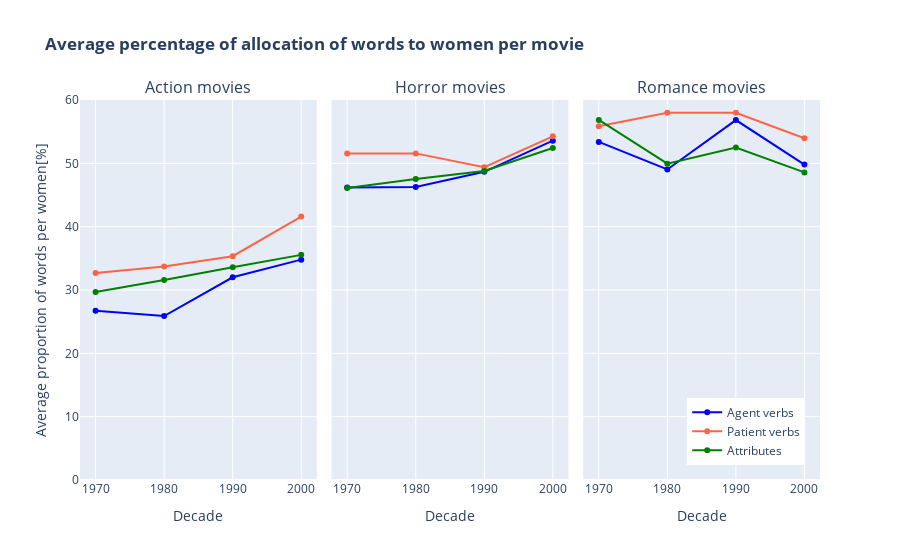

The notebook cell this image was saved under:
### Markdown cell above
We can notice that for action movies, the upper limit of the confidence interval for the number of words for female characters is never superior to the arithmetic mean of male characters. Once again, we can see that Romance movies gives the most equal results.

### Code cell
action_grp = action_la.groupby(['decade']) 
horror_grp = horror_la.groupby(['decade']) 
romance_grp = romance_la.groupby(['decade']) 


# Initialize figure
fig = make_subplots(rows=1, cols=3, shared_xaxes = True, shared_yaxes = True, subplot_titles = ["Action movies", "Horror movies", "Romance movies"], horizontal_spacing = 0.02,)

fig.update_xaxes(title_text="Decade", row=1, col=1)
fig.update_xaxes(title_text="Decade", row=1, col=2)
fig.update_xaxes(title_text="Decade", row=1, col=3)

fig.update_yaxes(range=[0,60])

fig.add_trace(
    go.Scatter(name="Agent verbs", x = decades, y = action_grp.apply(lambda x : (100 * (x['agent_woman']/x['nb_women'])/(x['agent_man']/x['nb_men'] + x['agent_woman']/x['nb_women'])).mean()),
                line=dict(width=2, color='blue'), marker=dict(color='blue')), row = 1, col = 1   
)

fig.add_trace(
    go.Scatter(name="Agent verbs", x = decades, y = horror_grp.apply(lambda x : (100 * (x['agent_woman']/x['nb_women'])/(x['agent_man']/x['nb_men'] + x['agent_woman']/x['nb_women'])).mean()),
                showlegend=False, line=dict(width=2, color='blue'), marker=dict(color='blue')), row = 1, col = 2 
)

fig.add_trace(
    go.Scatter(name="Agent verbs", x = decades, y = romance_grp.apply(lambda x : (100 * (x['agent_woman']/x['nb_women'])/(x['agent_man']/x['nb_men'] + x['agent_woman']/x['nb_women'])).mean()),
                showlegend=False, line=dict(width=2, color='blue'), marker=dict(color='blue')), row = 1, col = 3
)

fig.add_trace(
    go.Scatter(name="Patient verbs", x = decades, y = action_grp.apply(lambda x : (100 * (x['patient_woman']/x['nb_women'])/(x['patient_man']/x['nb_men'] + x['patient_woman']/x['nb_women'])).mean()),
                line=dict(width=2, color='tomato'), marker=dict(color='tomato')), row = 1, col = 1
)

fig.add_trace(
    go.Scatter(name="Patient verbs", x = decades, y = horror_grp.apply(lambda x : (100 * (x['patient_woman']/x['nb_women'])/(x['patient_man']/x['nb_men'] + x['patient_woman']/x['nb_women'])).mean()),
                showlegend=False, line=dict(width=2, color='tomato'), marker=dict(color='tomato')), row = 1, col = 2
)

fig.add_trace(
    go.Scatter(name="Patient verbs", x = decades, y = romance_grp.apply(lambda x : (100 * (x['patient_woman']/x['nb_women'])/(x['patient_man']/x['nb_men'] + x['patient_woman']/x['nb_women'])).mean()),
                showlegend=False, line=dict(width=2, color='tomato'), marker=dict(color='tomato')), row = 1, col = 3
)

fig.add_trace(
    go.Scatter(name="Attributes", x = decades, y = action_grp.apply(lambda x : (100 * (x['attributes_woman']/x['nb_women'])/(x['attributes_man']/x['nb_men'] + x['attributes_woman']/x['nb_women'])).mean()),
                line=dict(width=2, color='green'), marker=dict(color='green')), row = 1, col = 1
)

fig.add_trace(
    go.Scatter(name="Attributes", x = decades, y = horror_grp.apply(lambda x : (100 * (x['attributes_woman']/x['nb_women'])/(x['attributes_man']/x['nb_men'] + x['attributes_woman']/x['nb_women'])).mean()),
                showlegend=False, line=dict(width=2, color='green'), marker=dict(color='green')), row = 1, col = 2
)

fig.add_trace(
    go.Scatter(name="Attributes", x = decades, y = romance_grp.apply(lambda x : (100 * (x['attributes_woman']/x['nb_women'])/(x['attributes_man']/x['nb_men'] + x['attributes_woman']/x['nb_women'])).mean()),
                showlegend=False, line=dict(width=2, color='green'), marker=dict(color='green')), row = 1, col = 3
)


# Add dropdown list
fig.update_layout(
    yaxis_title = "Average proportion of words per women[%]",
    xaxis_title = "Decade",
    title_text = "<b>Average percentage of allocation of words to women per movie",

    legend=dict( 
        yanchor="bottom",
        y=0.04,
        xanchor="right",
        x=0.98
    )
)

fig.show()

FIG_NAME = 'word_proportion_genres.html'

pio.write_html(fig, file = HTML_PATH + FIG_NAME, auto_open=False)

### Figure 1 — Plotly figure (JSON) as saved in the notebook; plotly's stock layout.template omitted (floating-point values rounded to 4 significant figures)
{"data": [{"line": {"color": "blue", "width": 2}, "marker": {"color": "blue"}, "name": "Agent verbs", "type": "scatter", "x": [1970, 1980, 1990, 2000], "xaxis": "x", "y": [26.71, 25.89, 32.01, 34.79], "yaxis": "y"}, {"line": {"color": "blue", "width": 2}, "marker": {"color": "blue"}, "name": "Agent verbs", "showlegend": false, "type": "scatter", "x": [1970, 1980, 1990, 2000], "xaxis": "x2", "y": [46.18, 46.25, 48.67, 53.58], "yaxis": "y2"}, {"line": {"color": "blue", "width": 2}, "marker": {"color": "blue"}, "name": "Agent verbs", "showlegend": false, "type": "scatter", "x": [1970, 1980, 1990, 2000], "xaxis": "x3", "y": [53.38, 49.03, 56.83, 49.81], "yaxis": "y3"}, {"line": {"color": "tomato", "width": 2}, "marker": {"color": "tomato"}, "name": "Patient verbs", "type": "scatter", "x": [1970, 1980, 1990, 2000], "xaxis": "x", "y": [32.68, 33.72, 35.33, 41.59], "yaxis": "y"}, {"line": {"color": "tomato", "width": 2}, "marker": {"color": "tomato"}, "name": "Patient verbs", "showlegend": false, "type": "scatter", "x": [1970, 1980, 1990, 2000], "xaxis": "x2", "y": [51.56, 51.57, 49.39, 54.27], "yaxis": "y2"}, {"line": {"color": "tomato", "width": 2}, "marker": {"color": "tomato"}, "name": "Patient verbs", "showlegend": false, "type": "scatter", "x": [1970, 1980, 1990, 2000], "xaxis": "x3", "y": [55.84, 57.98, 57.99, 53.96], "yaxis": "y3"}, {"line": {"color": "green", "width": 2}, "marker": {"color": "green"}, "name": "Attributes", "type": "scatter", "x": [1970, 1980, 1990, 2000], "xaxis": "x", "y": [29.7, 31.58, 33.59, 35.55], "yaxis": "y"}, {"line": {"color": "green", "width": 2}, "marker": {"color": "green"}, "name": "Attributes", "showlegend": false, "type": "scatter", "x": [1970, 1980, 1990, 2000], "xaxis": "x2", "y": [46.09, 47.54, 48.79, 52.41], "yaxis": "y2"}, {"line": {"color": "green", "width": 2}, "marker": {"color": "green"}, "name": "Attributes", "showlegend": false, "type": "scatter", "x": [1970, 1980, 1990, 2000], "xaxis": "x3", "y": [56.85, 49.94, 52.49, 48.56], "yaxis": "y3"}], "layout": {"annotations": [{"font": {"size": 16}, "showarrow": false, "text": "Action movies", "x": 0.16, "xanchor": "center", "xref": "paper", "y": 1, "yanchor": "bottom", "yref": "paper"}, {"font": {"size": 16}, "showarrow": false, "text": "Horror movies", "x": 0.5, "xanchor": "center", "xref": "paper", "y": 1, "yanchor": "bottom", "yref": "paper"}, {"font": {"size": 16}, "showarrow": false, "text": "Romance movies", "x": 0.84, "xanchor": "center", "xref": "paper", "y": 1, "yanchor": "bottom", "yref": "paper"}], "legend": {"x": 0.98, "xanchor": "right", "y": 0.04, "yanchor": "bottom"}, "title": {"text": "<b>Average percentage of allocation of words to women per movie"}, "xaxis": {"anchor": "y", "domain": [0, 0.32], "title": {"text": "Decade"}}, "xaxis2": {"anchor": "y2", "domain": [0.34, 0.66], "title": {"text": "Decade"}}, "xaxis3": {"anchor": "y3", "domain": [0.68, 1], "title": {"text": "Decade"}}, "yaxis": {"anchor": "x", "domain": [0, 1], "range": [0, 60], "title": {"text": "Average proportion of words per women[%]"}}, "yaxis2": {"anchor": "x2", "domain": [0, 1], "matches": "y", "range": [0, 60], "showticklabels": false}, "yaxis3": {"anchor": "x3", "domain": [0, 1], "matches": "y", "range": [0, 60], "showticklabels": false}}}
